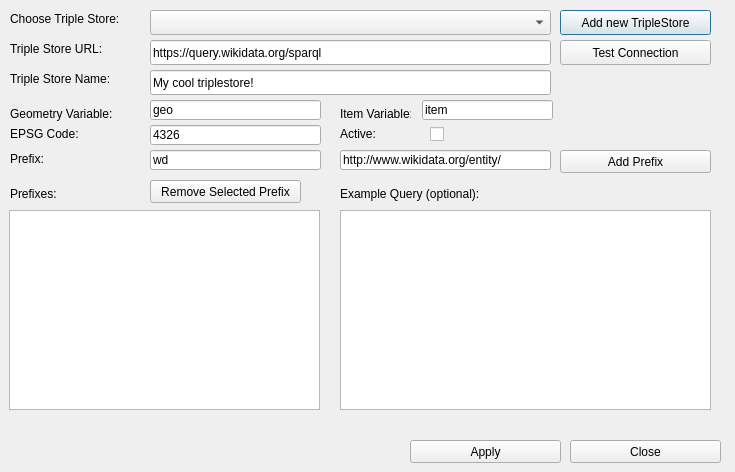
<?xml version="1.0" encoding="UTF-8"?>
<ui version="4.0">
 <class>TripleStoreDialog</class>
 <widget class="QDialog" name="TripleStoreDialog">
  <property name="geometry">
   <rect>
    <x>0</x>
    <y>0</y>
    <width>735</width>
    <height>472</height>
   </rect>
  </property>
  <property name="windowTitle">
   <string>Dialog</string>
  </property>
  <widget class="QLabel" name="tripleStoreChooserLabel">
   <property name="geometry">
    <rect>
     <x>10</x>
     <y>10</y>
     <width>161</width>
     <height>17</height>
    </rect>
   </property>
   <property name="text">
    <string>Choose Triple Store:</string>
   </property>
  </widget>
  <widget class="QComboBox" name="tripleStoreChooser">
   <property name="geometry">
    <rect>
     <x>150</x>
     <y>10</y>
     <width>401</width>
     <height>25</height>
    </rect>
   </property>
  </widget>
  <widget class="QPushButton" name="addTripleStoreButton">
   <property name="geometry">
    <rect>
     <x>560</x>
     <y>10</y>
     <width>151</width>
     <height>25</height>
    </rect>
   </property>
   <property name="text">
    <string>Add new TripleStore</string>
   </property>
  </widget>
  <widget class="QLabel" name="tripleStoreLabel">
   <property name="geometry">
    <rect>
     <x>10</x>
     <y>40</y>
     <width>161</width>
     <height>17</height>
    </rect>
   </property>
   <property name="text">
    <string>Triple Store URL:</string>
   </property>
  </widget>
  <widget class="QLineEdit" name="tripleStoreEdit">
   <property name="geometry">
    <rect>
     <x>150</x>
     <y>40</y>
     <width>401</width>
     <height>25</height>
    </rect>
   </property>
   <property name="text">
    <string>https://query.wikidata.org/sparql</string>
   </property>
  </widget>
  <widget class="QLabel" name="tripleStoreNameLabel">
   <property name="geometry">
    <rect>
     <x>10</x>
     <y>70</y>
     <width>161</width>
     <height>17</height>
    </rect>
   </property>
   <property name="text">
    <string>Triple Store Name:</string>
   </property>
  </widget>
  <widget class="QLineEdit" name="tripleStoreNameEdit">
   <property name="geometry">
    <rect>
     <x>150</x>
     <y>70</y>
     <width>401</width>
     <height>25</height>
    </rect>
   </property>
   <property name="text">
    <string>My cool triplestore!</string>
   </property>
  </widget>
  <widget class="QLabel" name="queryVarLabel">
   <property name="geometry">
    <rect>
     <x>10</x>
     <y>105</y>
     <width>161</width>
     <height>17</height>
    </rect>
   </property>
   <property name="text">
    <string>Geometry Variable:</string>
   </property>
  </widget>
  <widget class="QLineEdit" name="queryVarEdit">
   <property name="geometry">
    <rect>
     <x>150</x>
     <y>100</y>
     <width>171</width>
     <height>20</height>
    </rect>
   </property>
   <property name="text">
    <string>geo</string>
   </property>
  </widget>
  <widget class="QPushButton" name="testConnectButton">
   <property name="geometry">
    <rect>
     <x>560</x>
     <y>40</y>
     <width>151</width>
     <height>25</height>
    </rect>
   </property>
   <property name="text">
    <string>Test Connection</string>
   </property>
  </widget>
  <widget class="QLabel" name="queryVarItemLabel">
   <property name="geometry">
    <rect>
     <x>340</x>
     <y>105</y>
     <width>71</width>
     <height>17</height>
    </rect>
   </property>
   <property name="text">
    <string>Item Variable:</string>
   </property>
  </widget>
  <widget class="QLineEdit" name="queryVarItemEdit">
   <property name="geometry">
    <rect>
     <x>422</x>
     <y>100</y>
     <width>131</width>
     <height>20</height>
    </rect>
   </property>
   <property name="text">
    <string>item</string>
   </property>
  </widget>
  <widget class="QLabel" name="epsgLabel">
   <property name="geometry">
    <rect>
     <x>10</x>
     <y>125</y>
     <width>161</width>
     <height>17</height>
    </rect>
   </property>
   <property name="text">
    <string>EPSG Code:</string>
   </property>
  </widget>
  <widget class="QLineEdit" name="epsgEdit">
   <property name="geometry">
    <rect>
     <x>150</x>
     <y>125</y>
     <width>171</width>
     <height>20</height>
    </rect>
   </property>
   <property name="text">
    <string>4326</string>
   </property>
  </widget>
  <widget class="QLabel" name="activeTripleStoreLabel">
   <property name="geometry">
    <rect>
     <x>340</x>
     <y>125</y>
     <width>161</width>
     <height>17</height>
    </rect>
   </property>
   <property name="text">
    <string>Active:</string>
   </property>
  </widget>
  <widget class="QCheckBox" name="activeCheckBox">
   <property name="geometry">
    <rect>
     <x>430</x>
     <y>125</y>
     <width>70</width>
     <height>18</height>
    </rect>
   </property>
   <property name="text">
    <string/>
   </property>
  </widget>
  <widget class="QLineEdit" name="tripleStorePrefixNameEdit">
   <property name="geometry">
    <rect>
     <x>150</x>
     <y>150</y>
     <width>171</width>
     <height>20</height>
    </rect>
   </property>
   <property name="text">
    <string>wd</string>
   </property>
  </widget>
  <widget class="QLabel" name="tripleStorePrefixNameLabel">
   <property name="geometry">
    <rect>
     <x>10</x>
     <y>150</y>
     <width>161</width>
     <height>17</height>
    </rect>
   </property>
   <property name="text">
    <string>Prefix:</string>
   </property>
  </widget>
  <widget class="QPushButton" name="addPrefixButton">
   <property name="geometry">
    <rect>
     <x>560</x>
     <y>150</y>
     <width>151</width>
     <height>23</height>
    </rect>
   </property>
   <property name="text">
    <string>Add Prefix</string>
   </property>
  </widget>
  <widget class="QLabel" name="prefixListLabel">
   <property name="geometry">
    <rect>
     <x>10</x>
     <y>185</y>
     <width>161</width>
     <height>17</height>
    </rect>
   </property>
   <property name="text">
    <string>Prefixes:</string>
   </property>
  </widget>
  <widget class="QPushButton" name="removePrefixButton">
   <property name="geometry">
    <rect>
     <x>150</x>
     <y>180</y>
     <width>151</width>
     <height>23</height>
    </rect>
   </property>
   <property name="text">
    <string>Remove Selected Prefix</string>
   </property>
  </widget>
  <widget class="QLabel" name="exampleQueryLabel">
   <property name="geometry">
    <rect>
     <x>340</x>
     <y>185</y>
     <width>161</width>
     <height>17</height>
    </rect>
   </property>
   <property name="text">
    <string>Example Query (optional):</string>
   </property>
  </widget>
  <widget class="QLineEdit" name="tripleStorePrefixEdit">
   <property name="geometry">
    <rect>
     <x>340</x>
     <y>150</y>
     <width>211</width>
     <height>20</height>
    </rect>
   </property>
   <property name="text">
    <string>http://www.wikidata.org/entity/</string>
   </property>
  </widget>
  <widget class="QPushButton" name="tripleStoreApplyButton">
   <property name="geometry">
    <rect>
     <x>410</x>
     <y>440</y>
     <width>151</width>
     <height>23</height>
    </rect>
   </property>
   <property name="text">
    <string>Apply</string>
   </property>
  </widget>
  <widget class="QPushButton" name="tripleStoreCloseButton">
   <property name="geometry">
    <rect>
     <x>570</x>
     <y>440</y>
     <width>151</width>
     <height>23</height>
    </rect>
   </property>
   <property name="text">
    <string>Close</string>
   </property>
  </widget>
  <widget class="QListWidget" name="prefixList">
   <property name="geometry">
    <rect>
     <x>9</x>
     <y>210</y>
     <width>311</width>
     <height>200</height>
    </rect>
   </property>
  </widget>
  <widget class="QPlainTextEdit" name="exampleQuery">
   <property name="geometry">
    <rect>
     <x>340</x>
     <y>210</y>
     <width>371</width>
     <height>200</height>
    </rect>
   </property>
  </widget>
 </widget>
 <resources/>
 <connections/>
</ui>
